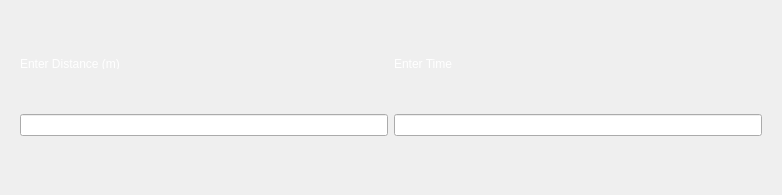
               <widget class="QWidget" name="AddRacescrollAreaWidgetContents">
                <property name="geometry">
                 <rect>
                  <x>0</x>
                  <y>0</y>
                  <width>782</width>
                  <height>195</height>
                 </rect>
                </property>
                <layout class="QVBoxLayout" name="verticalLayout_13">
                 <item>
                  <widget class="QWidget" name="AddRaceWidget" native="true">
                   <property name="styleSheet">
                    <string notr="true"/>
                   </property>
                   <layout class="QGridLayout" name="gridLayout_4">
                    <item row="0" column="0">
                     <widget class="QLabel" name="raceEnterDistance">
                      <property name="maximumSize">
                       <size>
                        <width>16777215</width>
                        <height>10</height>
                       </size>
                      </property>
                      <property name="styleSheet">
                       <string notr="true">color: white; 
border: none;
background: transparent;
text-align: left; /* Align the text inside the QPushButton to the left */
padding-left: 0px;
</string>
                      </property>
                      <property name="text">
                       <string>Enter Distance (m)</string>
                      </property>
                     </widget>
                    </item>
                    <item row="0" column="1">
                     <widget class="QLabel" name="raceEnterTime">
                      <property name="maximumSize">
                       <size>
                        <width>16777215</width>
                        <height>10</height>
                       </size>
                      </property>
                      <property name="styleSheet">
                       <string notr="true">color: white; 
border: none;
background: transparent;
text-align: left; /* Align the text inside the QPushButton to the left */
padding-left: 0px;
</string>
                      </property>
                      <property name="text">
                       <string>Enter Time</string>
                      </property>
                     </widget>
                    </item>
                    <item row="1" column="0">
                     <widget class="QLineEdit" name="raceDistanceLE"/>
                    </item>
                    <item row="1" column="1">
                     <widget class="QLineEdit" name="raceTimeLE"/>
                    </item>
                   </layout>
                  </widget>
                 </item>
                </layout>
               </widget>
